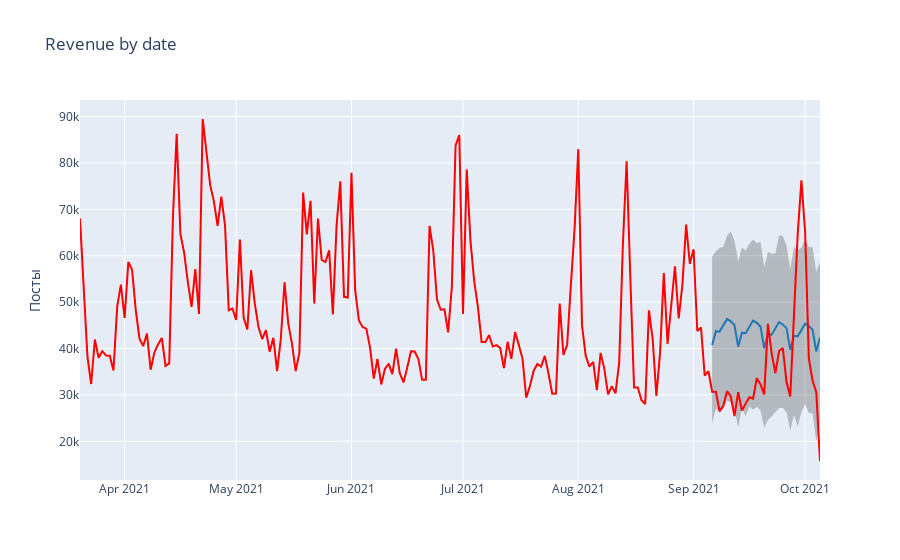

Notebook source saved alongside this figure:
### Code cell
# функция для визуализации построенного прогноза
def show_forecast(cmp_df, num_predictions, num_values):
    # верхняя граница доверительного интервала прогноза
    upper_bound = go.Scatter(
        name='Upper Bound',
        x=cmp_df.tail(num_predictions).index,
        y=cmp_df.tail(num_predictions).yhat_upper,
        mode='lines',
        marker=dict(color="#ff0000"),
        line=dict(width=0),
        fillcolor='rgba(68, 68, 68, 0.3)',
        fill='tonexty')

    # прогноз
    forecast = go.Scatter(
        name='Prediction',
        x=cmp_df.tail(predictions).index,
        y=cmp_df.tail(predictions).yhat,
        mode='lines',
        line=dict(color='rgb(31, 119, 180)'),
    )

    # нижняя граница доверительного интервала
    lower_bound = go.Scatter(
        name='Lower Bound',
        x=cmp_df.tail(num_predictions).index,
        y=cmp_df.tail(num_predictions).yhat_lower,
        marker=dict(color="#ff0000"),
        line=dict(width=0),
        mode='lines')

    # фактические значения
    fact = go.Scatter(
        name='Fact',
        x=cmp_df.tail(num_values).index,
        y=cmp_df.tail(num_values).y,
        marker=dict(color="red"),
        mode='lines',
    )

    # последовательность рядов в данном случае важна из-за применения заливки
    data = [lower_bound, upper_bound, forecast, fact]

    layout = go.Layout(
        yaxis=dict(title='Посты'),
        title='Revenue by date',
        showlegend = False)

    fig = go.Figure(data=data, layout=layout)
    iplot(fig, show_link=False)

show_forecast(cmp_df, predictions, 200)

### Figure 1 — Plotly figure (JSON) as saved in the notebook; plotly's stock layout.template omitted (floating-point values rounded to 4 significant figures; data arrays with more than 128 entries replaced by an {"elided": "..."} marker saying what was removed)
{"data": [{"line": {"width": 0}, "marker": {"color": "#ff0000"}, "mode": "lines", "name": "Lower Bound", "type": "scatter", "x": ["2021-09-06T00:00:00", "2021-09-07T00:00:00", "2021-09-08T00:00:00", "2021-09-09T00:00:00", "2021-09-10T00:00:00", "2021-09-11T00:00:00", "2021-09-12T00:00:00", "2021-09-13T00:00:00", "2021-09-14T00:00:00", "2021-09-15T00:00:00", "2021-09-16T00:00:00", "2021-09-17T00:00:00", "2021-09-18T00:00:00", "2021-09-19T00:00:00", "2021-09-20T00:00:00", "2021-09-21T00:00:00", "2021-09-22T00:00:00", "2021-09-23T00:00:00", "2021-09-24T00:00:00", "2021-09-25T00:00:00", "2021-09-26T00:00:00", "2021-09-27T00:00:00", "2021-09-28T00:00:00", "2021-09-29T00:00:00", "2021-09-30T00:00:00", "2021-10-01T00:00:00", "2021-10-02T00:00:00", "2021-10-03T00:00:00", "2021-10-04T00:00:00", "2021-10-05T00:00:00"], "y": [23850.0, 27090.0, 26100.0, 27000.0, 28860.0, 28360.0, 26940.0, 23020.0, 27150.0, 25410.0, 27500.0, 26810.0, 27390.0, 26640.0, 22930.0, 24610.0, 25350.0, 26320.0, 27160.0, 27170.0, 26210.0, 22350.0, 25650.0, 23190.0, 26270.0, 27970.0, 26130.0, 26060.0, 19980.0, 23930.0]}, {"fill": "tonexty", "fillcolor": "rgba(68, 68, 68, 0.3)", "line": {"width": 0}, "marker": {"color": "#ff0000"}, "mode": "lines", "name": "Upper Bound", "type": "scatter", "x": ["2021-09-06T00:00:00", "2021-09-07T00:00:00", "2021-09-08T00:00:00", "2021-09-09T00:00:00", "2021-09-10T00:00:00", "2021-09-11T00:00:00", "2021-09-12T00:00:00", "2021-09-13T00:00:00", "2021-09-14T00:00:00", "2021-09-15T00:00:00", "2021-09-16T00:00:00", "2021-09-17T00:00:00", "2021-09-18T00:00:00", "2021-09-19T00:00:00", "2021-09-20T00:00:00", "2021-09-21T00:00:00", "2021-09-22T00:00:00", "2021-09-23T00:00:00", "2021-09-24T00:00:00", "2021-09-25T00:00:00", "2021-09-26T00:00:00", "2021-09-27T00:00:00", "2021-09-28T00:00:00", "2021-09-29T00:00:00", "2021-09-30T00:00:00", "2021-10-01T00:00:00", "2021-10-02T00:00:00", "2021-10-03T00:00:00", "2021-10-04T00:00:00", "2021-10-05T00:00:00"], "y": [59780.0, 60970.0, 61680.0, 61940.0, 64350.0, 65240.0, 63250.0, 58840.0, 61770.0, 61130.0, 62590.0, 63480.0, 62670.0, 63050.0, 57570.0, 60790.0, 60420.0, 60560.0, 64400.0, 64260.0, 62180.0, 57130.0, 61900.0, 61320.0, 61740.0, 63640.0, 61900.0, 61820.0, 56510.0, 58610.0]}, {"line": {"color": "rgb(31, 119, 180)"}, "mode": "lines", "name": "Prediction", "type": "scatter", "x": ["2021-09-06T00:00:00", "2021-09-07T00:00:00", "2021-09-08T00:00:00", "2021-09-09T00:00:00", "2021-09-10T00:00:00", "2021-09-11T00:00:00", "2021-09-12T00:00:00", "2021-09-13T00:00:00", "2021-09-14T00:00:00", "2021-09-15T00:00:00", "2021-09-16T00:00:00", "2021-09-17T00:00:00", "2021-09-18T00:00:00", "2021-09-19T00:00:00", "2021-09-20T00:00:00", "2021-09-21T00:00:00", "2021-09-22T00:00:00", "2021-09-23T00:00:00", "2021-09-24T00:00:00", "2021-09-25T00:00:00", "2021-09-26T00:00:00", "2021-09-27T00:00:00", "2021-09-28T00:00:00", "2021-09-29T00:00:00", "2021-09-30T00:00:00", "2021-10-01T00:00:00", "2021-10-02T00:00:00", "2021-10-03T00:00:00", "2021-10-04T00:00:00", "2021-10-05T00:00:00"], "y": [40730.0, 43740.0, 43650.0, 44920.0, 46370.0, 45870.0, 45070.0, 40400.0, 43410.0, 43310.0, 44580.0, 46030.0, 45530.0, 44730.0, 40060.0, 43070.0, 42970.0, 44240.0, 45700.0, 45190.0, 44400.0, 39720.0, 42730.0, 42640.0, 43910.0, 45360.0, 44860.0, 44060.0, 39390.0, 42400.0]}, {"marker": {"color": "red"}, "mode": "lines", "name": "Fact", "type": "scatter", "x": {"elided": "200 str values"}, "y": {"elided": "200 float values"}}], "layout": {"showlegend": false, "title": {"text": "Revenue by date"}, "yaxis": {"title": {"text": "Посты"}}}}
